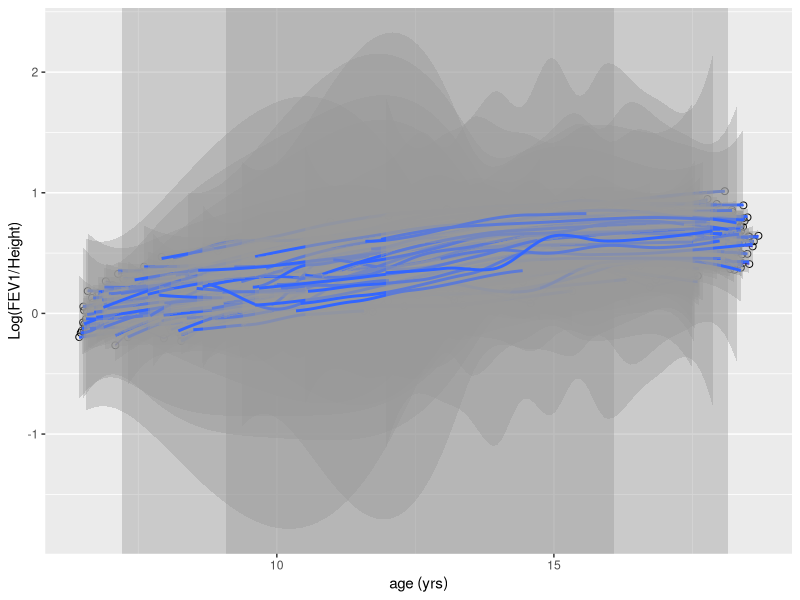
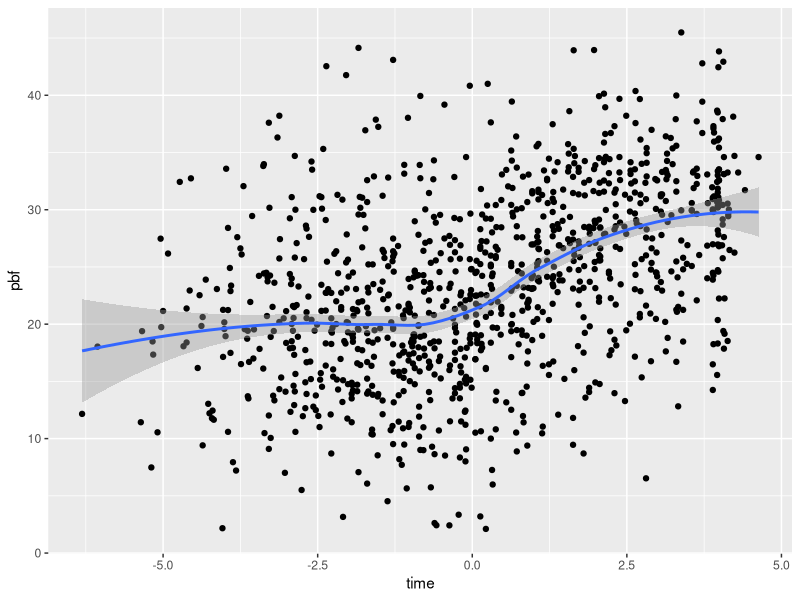
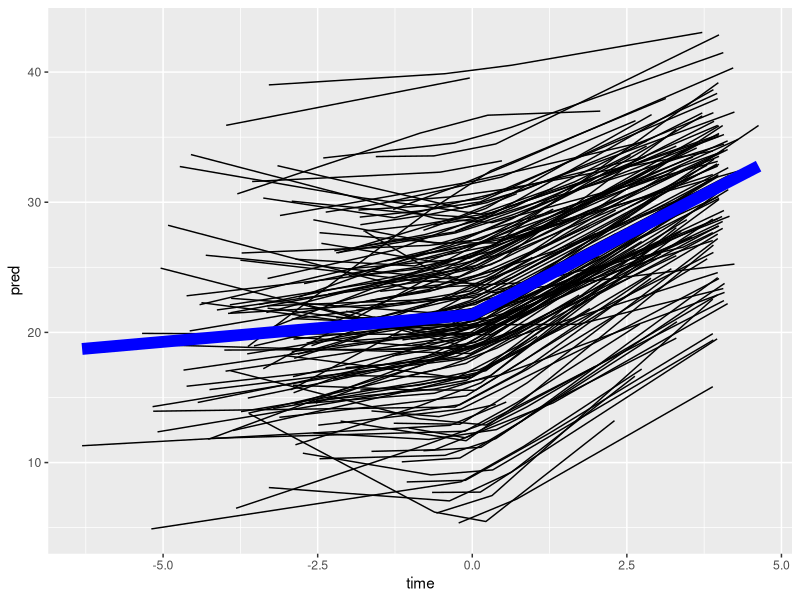

R code for these plots, in order:
library(foreign)
library(tidyverse)
library(nlme)
library(modelr)

set.seed(1111111)

fev1 <- read.dta("../datasets/fev1.dta")

data <- as_tibble(fev1) %>%
  filter(id != 197) %>%
  mutate(
    loght = log(ht),
    logbht = log(baseht)
  )

# plot the data
p_fev <- data %>%
  ggplot(aes(x = age, y = logfev1 - loght, group = id)) +
  geom_line(color = "blue") +
  geom_point(shape = 1, size = 2) +
  geom_smooth(method = "loess") +
  labs(group = NULL, x = "age (yrs)", y = "Log(FEV1/Height)")

# pg 216 (table 8.2)
# linear mixed effects model (random intercept and slope for age)
model1 <- lme(
  logfev1 ~ age + loght + baseage + logbht, 
  data = data, 
  random = ~ age | id
)

# linear mixed effects model (random intercept and slope for log height)
model2 <- lme(
  logfev1 ~ age + loght + baseage + logbht, 
  data = data, 
  random = ~ loght | id
)

# linear mixed effects model (random intercept and slopes for age and log height)
model3 <- lme(
  logfev1 ~ age + loght + baseage + logbht, 
  data = data, 
  random = ~ age + loght | id
)

data <- data %>%
  add_residuals(model1, var = "resid1") %>%
  add_residuals(model2, var = "resid2") %>%
  add_residuals(model3, var = "resid3") %>%
  add_predictions(model1, var = "pred1") %>%
  add_predictions(model2, var = "pred2") %>%
  add_predictions(model3, var = "pred3")

# linear mixed effects model (random intercept and slope)
fat <- as_tibble(read.dta("../datasets/fat.dta"))

# make plot
p1_fat <- fat %>%
  ggplot(aes(x = time, y = pbf)) +
  geom_point() +
  geom_smooth(method = "loess")

fat <- fat %>%
  mutate(time0 = time * (time >= 0))
model1 <- lme(pbf ~ time + time0, data = fat, random = ~ time + time0 | id)

fat <- fat %>%
  add_predictions(model1)

fat_pop <- fat %>%
  count(time) %>%
  mutate(time0 = time * (time >= 0))

fat_pop <- fat_pop %>%
  mutate(pred = predict(model1, level = 0, fat_pop))

p2_fat <- ggplot(fat, aes(x = time, y = pred)) +
  geom_line(aes(group = id)) +
  geom_line(data = fat_pop, aes(x = time, y = pred), size = 4, color = "blue")

# linear mixed effects model (hybrid model with exponential serial correlation)
model2 <- lme(
  pbf ~ time + time0, 
  random = ~ 1 | id, 
  corr = corCAR1(, form = ~ time | id), 
  data = fat
)

cd4 <- read.dta("../datasets/cd4.dta")


